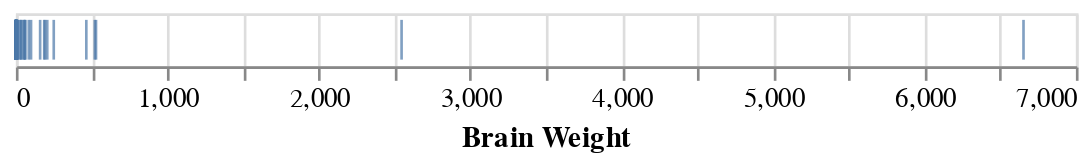

This figure's notebook cell:
### Code cell
alt.Chart(brain).mark_tick().encode(
    x='Brain Weight'
)

### Figure 1 — Vega-Lite specification as saved in the notebook (floating-point values rounded to 4 significant figures)
{"config": {"view": {"continuousWidth": 400, "continuousHeight": 300}}, "data": {"name": "data-c3f1d169386444fd3f2894e6f80b96b0"}, "mark": "tick", "encoding": {"x": {"type": "quantitative", "field": "Brain Weight"}}, "$schema": "https://vega.github.io/schema/vega-lite/v4.8.1.json", "datasets": {"data-c3f1d169386444fd3f2894e6f80b96b0": [{"Index": 1, "Brain Weight": 3.385, "Body Weight": 44.5}, {"Index": 2, "Brain Weight": 0.48, "Body Weight": 15.5}, {"Index": 3, "Brain Weight": 1.35, "Body Weight": 8.1}, {"Index": 4, "Brain Weight": 465.0, "Body Weight": 423.0}, {"Index": 5, "Brain Weight": 36.33, "Body Weight": 119.5}, {"Index": 6, "Brain Weight": 27.66, "Body Weight": 115.0}, {"Index": 7, "Brain Weight": 14.83, "Body Weight": 98.2}, {"Index": 8, "Brain Weight": 1.04, "Body Weight": 5.5}, {"Index": 9, "Brain Weight": 4.19, "Body Weight": 58.0}, {"Index": 10, "Brain Weight": 0.425, "Body Weight": 6.4}, {"Index": 11, "Brain Weight": 0.101, "Body Weight": 4.0}, {"Index": 12, "Brain Weight": 0.92, "Body Weight": 5.7}, {"Index": 13, "Brain Weight": 1.0, "Body Weight": 6.6}, {"Index": 14, "Brain Weight": 0.005, "Body Weight": 0.14}, {"Index": 15, "Brain Weight": 0.06, "Body Weight": 1.0}, {"Index": 16, "Brain Weight": 3.5, "Body Weight": 10.8}, {"Index": 17, "Brain Weight": 2.0, "Body Weight": 12.3}, {"Index": 18, "Brain Weight": 1.7, "Body Weight": 6.3}, {"Index": 19, "Brain Weight": 2547.0, "Body Weight": 4603.0}, {"Index": 20, "Brain Weight": 0.023, "Body Weight": 0.3}, {"Index": 21, "Brain Weight": 187.1, "Body Weight": 419.0}, {"Index": 22, "Brain Weight": 521.0, "Body Weight": 655.0}, {"Index": 23, "Brain Weight": 0.785, "Body Weight": 3.5}, {"Index": 24, "Brain Weight": 10.0, "Body Weight": 115.0}, {"Index": 25, "Brain Weight": 3.3, "Body Weight": 25.6}, {"Index": 26, "Brain Weight": 0.2, "Body Weight": 5.0}, {"Index": 27, "Brain Weight": 1.41, "Body Weight": 17.5}, {"Index": 28, "Brain Weight": 529.0, "Body Weight": 680.0}, {"Index": 29, "Brain Weight": 207.0, "Body Weight": 406.0}, {"Index": 30, "Brain Weight": 85.0, "Body Weight": 325.0}, {"Index": 31, "Brain Weight": 0.75, "Body Weight": 12.3}, {"Index": 32, "Brain Weight": 62.0, "Body Weight": 1320.0}, {"Index": 33, "Brain Weight": 6654.0, "Body Weight": 5712.0}, {"Index": 34, "Brain Weight": 3.5, "Body Weight": 3.9}, {"Index": 35, "Brain Weight": 6.8, "Body Weight": 179.0}, {"Index": 36, "Brain Weight": 35.0, "Body Weight": 56.0}, {"Index": 37, "Brain Weight": 4.05, "Body Weight": 17.0}, {"Index": 38, "Brain Weight": 0.12, "Body Weight": 1.0}, {"Index": 39, "Brain Weight": 0.023, "Body Weight": 0.4}, {"Index": 40, "Brain Weight": 0.01, "Body Weight": 0.25}, {"Index": 41, "Brain Weight": 1.4, "Body Weight": 12.5}, {"Index": 42, "Brain Weight": 250.0, "Body Weight": 490.0}, {"Index": 43, "Brain Weight": 2.5, "Body Weight": 12.1}, {"Index": 44, "Brain Weight": 55.5, "Body Weight": 175.0}, {"Index": 45, "Brain Weight": 100.0, "Body Weight": 157.0}, {"Index": 46, "Brain Weight": 52.16, "Body Weight": 440.0}, {"Index": 47, "Brain Weight": 10.55, "Body Weight": 179.5}, {"Index": 48, "Brain Weight": 0.55, "Body Weight": 2.4}, {"Index": 49, "Brain Weight": 60.0, "Body Weight": 81.0}, {"Index": 50, "Brain Weight": 3.6, "Body Weight": 21.0}, {"Index": 51, "Brain Weight": 4.288, "Body Weight": 39.2}, {"Index": 52, "Brain Weight": 0.28, "Body Weight": 1.9}, {"Index": 53, "Brain Weight": 0.075, "Body Weight": 1.2}, {"Index": 54, "Brain Weight": 0.122, "Body Weight": 3.0}, {"Index": 55, "Brain Weight": 0.048, "Body Weight": 0.33}, {"Index": 56, "Brain Weight": 192.0, "Body Weight": 180.0}, {"Index": 57, "Brain Weight": 3.0, "Body Weight": 25.0}, {"Index": 58, "Brain Weight": 160.0, "Body Weight": 169.0}, {"Index": 59, "Brain Weight": 0.9, "Body Weight": 2.6}, {"Index": 60, "Brain Weight": 1.62, "Body Weight": 11.4}, {"Index": 61, "Brain Weight": 0.104, "Body Weight": 2.5}, {"Index": 62, "Brain Weight": 4.235, "Body Weight": 50.4}]}}
